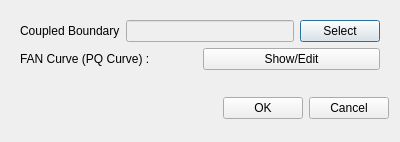
<?xml version="1.0" encoding="UTF-8"?>
<ui version="4.0">
 <class>FanDialog</class>
 <widget class="QDialog" name="FanDialog">
  <property name="geometry">
   <rect>
    <x>0</x>
    <y>0</y>
    <width>400</width>
    <height>142</height>
   </rect>
  </property>
  <property name="minimumSize">
   <size>
    <width>400</width>
    <height>0</height>
   </size>
  </property>
  <property name="windowTitle">
   <string>Fan Boundary Condition</string>
  </property>
  <layout class="QVBoxLayout" name="verticalLayout_2">
   <item>
    <widget class="QWidget" name="dialogConetns" native="true">
     <layout class="QVBoxLayout" name="verticalLayout">
      <property name="leftMargin">
       <number>0</number>
      </property>
      <property name="topMargin">
       <number>0</number>
      </property>
      <property name="rightMargin">
       <number>0</number>
      </property>
      <property name="bottomMargin">
       <number>0</number>
      </property>
      <item>
       <widget class="QWidget" name="widget" native="true">
        <layout class="QVBoxLayout" name="verticalLayout_3">
         <item>
          <layout class="QHBoxLayout" name="horizontalLayout">
           <item>
            <widget class="QLabel" name="label_2">
             <property name="text">
              <string>Coupled Boundary</string>
             </property>
            </widget>
           </item>
           <item>
            <widget class="QLineEdit" name="coupledBoundary">
             <property name="enabled">
              <bool>false</bool>
             </property>
            </widget>
           </item>
           <item>
            <widget class="QPushButton" name="coupledBoundarySelect">
             <property name="text">
              <string>Select</string>
             </property>
            </widget>
           </item>
          </layout>
         </item>
         <item>
          <layout class="QHBoxLayout" name="horizontalLayout_2">
           <item>
            <widget class="QLabel" name="label">
             <property name="text">
              <string>FAN Curve (PQ Curve) :</string>
             </property>
            </widget>
           </item>
           <item>
            <widget class="QPushButton" name="editFanCurve">
             <property name="text">
              <string>Show/Edit</string>
             </property>
            </widget>
           </item>
          </layout>
         </item>
        </layout>
       </widget>
      </item>
     </layout>
    </widget>
   </item>
   <item>
    <widget class="QWidget" name="widget_4" native="true">
     <layout class="QHBoxLayout" name="horizontalLayout_5">
      <property name="rightMargin">
       <number>0</number>
      </property>
      <item>
       <spacer name="horizontalSpacer">
        <property name="orientation">
         <enum>Qt::Orientation::Horizontal</enum>
        </property>
        <property name="sizeHint" stdset="0">
         <size>
          <width>208</width>
          <height>20</height>
         </size>
        </property>
       </spacer>
      </item>
      <item>
       <widget class="QPushButton" name="ok">
        <property name="text">
         <string>OK</string>
        </property>
       </widget>
      </item>
      <item>
       <widget class="QPushButton" name="cancel">
        <property name="text">
         <string>Cancel</string>
        </property>
       </widget>
      </item>
     </layout>
    </widget>
   </item>
  </layout>
 </widget>
 <resources/>
 <connections/>
</ui>
